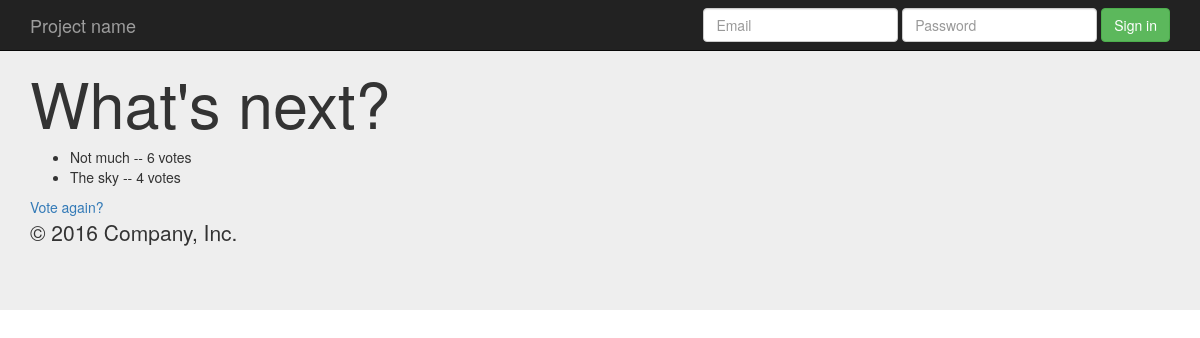
Page /polls/1/results/ on the committed database.
### polls/models.py (models this page shows, shortened)
class Question(models.Model):
    question_text = models.CharField(max_length=200)
    pub_date = models.DateTimeField('date published')

class Choice(models.Model):
    question = models.ForeignKey(Question, on_delete=models.CASCADE)
    choice_text = models.CharField(max_length=200)
    votes = models.IntegerField(default=0)

### polls/views.py (the view)
# urls.py: url(r'^(?P<pk>[0-9]+)/results/$', views.ResultsView.as_view(), name='results'),
class ResultsView(generic.DetailView):
    model = Question
    template_name = 'polls/results.html'

### polls/templates/polls/results.html
{% extends 'polls/base.html' %}
    {% block main_content %}
      <h1>{{ question.question_text }}</h1>
      <ul>
      {% for choice in question.choice_set.all %}
          <li>{{ choice.choice_text }} -- {{ choice.votes }} vote{{ choice.votes|pluralize }}</li>
      {% endfor %}
      </ul>
      <a href="{% url 'polls:detail' question.id %}">Vote again?</a>
    {% endblock %}

### rows in the picture
Question: question_text "What's next?"
Choice: choice_text "Not much", votes "6"
Choice: choice_text "The sky", votes "4"
